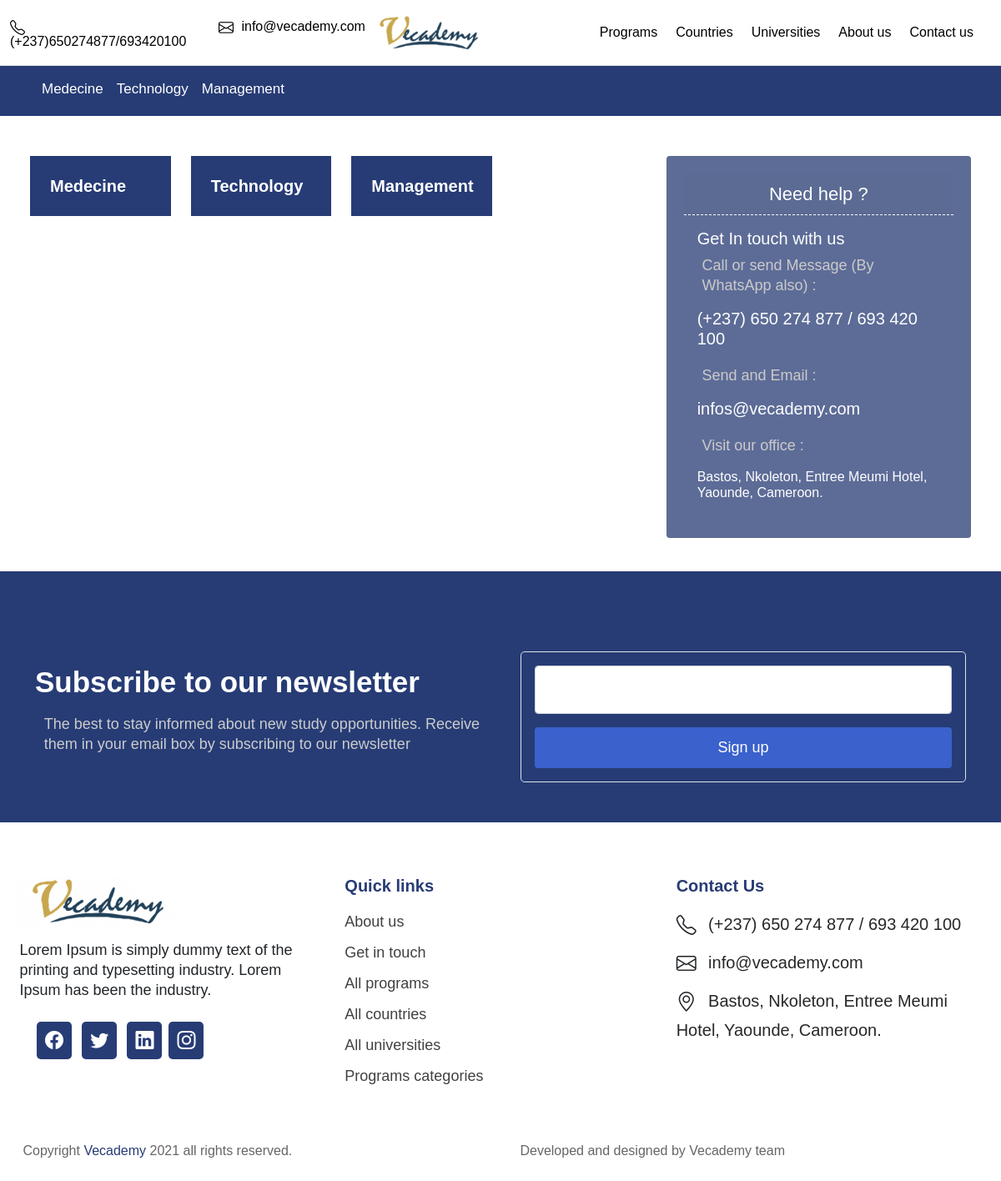
The page /programs-categories on the database its author committed.
### main/models.py (models this page shows, shortened)
class ProgramCategory(models.Model):
    program_category_title = models.CharField(max_length=254, null= True, blank=True)
    program_category_description = RichTextField(null = True, blank = True)
    program_category_image = models.ImageField(default = 'default', upload_to = 'programs-images/%Y/%m/%d/')
    date_created = models.DateTimeField(auto_now_add=True, blank=True, null=True)
    last_update = models.DateTimeField(null=True, blank=True)
    set_draft = models.BooleanField(default=True)
    set_featured = models.BooleanField(default=False)
    class Meta:
        verbose_name = 'Program Category'
        verbose_name_plural = 'Program Categories'

### main/views.py (the view)
# urls.py: path('programs-categories', views.programCategory, name = 'program-category'),
def programCategory(request):
    category_to_navebar = ProgramCategory.objects.all().filter(set_draft = False, set_featured = True)
    program_to_form = Program.objects.all().filter(set_draft = False)
    featured_post = BlogPost.objects.all().filter(set_draft = False, set_featured = True).order_by('-date_created')[:8]
    context = {
        'program_to_form':program_to_form,
        'featured_post':featured_post,
        'category_to_navebar':category_to_navebar,
    }
    return render(request, 'main/category-page.html', context)

### main/templates/main/category-page.html
{% extends 'main/index.html' %}
{% load static %}
{% block contain%}
{% if category_to_navebar %}
<main>
    <div class="p-4 mt-4">
        <div class="container-fluid">
            <div class="row g-3">
                <div class="col-lg-8 col-md-9 col-12">
                    <div class="row">
                        {% for items in category_to_navebar %}
                        <div class="col-lg-3 col-md-6 col-12">
                            <a href="#">
                                <div class="programe-category-page wow fadeInUp" data-wow-delay=".2s">
                                    <h3 class="main-bg-color text-white p-4">
                                        <a class="text-white no-decoration" href="{% url 'single-category' items.program_category_title %}">{{items.program_category_title}}</a>
                                    </h3>
                                </div>
                            </a>
                        </div>
                        {% endfor %}
                    </div>
                </div>
                <div class="col-lg-4 col-md-8 col-12">
                    <div class="position-sticky" style="top: 2rem;">
                        {% include 'main/page-sidebar.html' %}
                    </div>
                </div>
            </div>
        </div>
    </div>
</main>
{% endif %}
{% include 'main/newsletter.html' %}
{% endblock %}

### main/templates/main/navbar.html
{% load static %}
{% if category_to_navebar %}
<div class="main-bg-color py-2">
    <div class="container">
        <div class="nav-scroller">
            <nav class="nav">
                {% for item in category_to_navebar %}
                <a class="p-2 text-white" href="{% url 'single-category' item.program_category_title %}">{{item.program_category_title}}</a>
                {% endfor %}
            </nav>
        </div>
    </div>
</div>
{% endif %}

### static/css/main.css (style rules this page uses)
body { font-family: proxima-nova, Helvetica, Arial, sans-serif; }
h3 { font-family: proxima-nova, Helvetica, Arial, sans-serif; font-weight: 600; line-height: 24px; font-size: 20px; }
.no-decoration { text-decoration: none; }
.main-bg-color { background-color: #273c75; }
.nav-scroller { position: relative; z-index: 2; height: 2.75rem; overflow-y: hidden; }
.nav-scroller .nav { display: flex; flex-wrap: nowrap; padding-bottom: 1rem; margin-top: -1px; overflow-x: auto; text-align: center; white-space: nowrap; -webkit-overflow-scrolling: touch; }
.nav-scroller .nav a { text-decoration: none; font-size: 17px; color: #273c75; font-weight: 500; }

### rows shown on the page
ProgramCategory: program_category_title "Medecine"
ProgramCategory: program_category_title "Technology"
ProgramCategory: program_category_title "Management"
